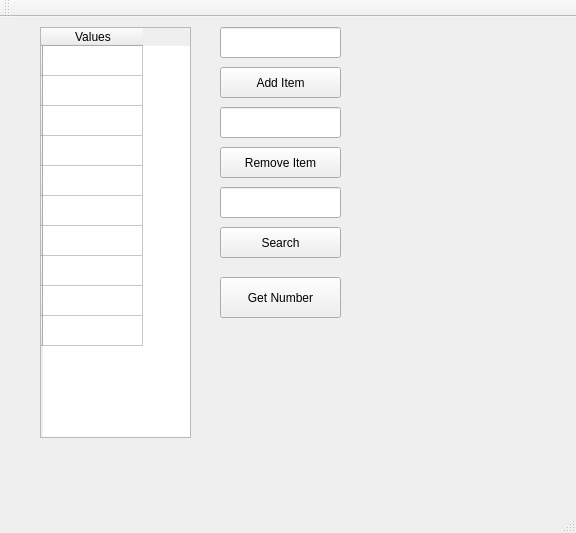
<?xml version="1.0" encoding="UTF-8"?>
<ui version="4.0">
 <class>Task2Class</class>
 <widget class="QMainWindow" name="Task2Class">
  <property name="geometry">
   <rect>
    <x>0</x>
    <y>0</y>
    <width>576</width>
    <height>533</height>
   </rect>
  </property>
  <property name="windowTitle">
   <string>Task2</string>
  </property>
  <widget class="QWidget" name="centralWidget">
   <widget class="QPushButton" name="addBtn">
    <property name="geometry">
     <rect>
      <x>220</x>
      <y>50</y>
      <width>121</width>
      <height>31</height>
     </rect>
    </property>
    <property name="text">
     <string>Add Item</string>
    </property>
   </widget>
   <widget class="QLineEdit" name="addLineEdit">
    <property name="geometry">
     <rect>
      <x>220</x>
      <y>10</y>
      <width>121</width>
      <height>31</height>
     </rect>
    </property>
   </widget>
   <widget class="QPushButton" name="searchBtn">
    <property name="geometry">
     <rect>
      <x>220</x>
      <y>210</y>
      <width>121</width>
      <height>31</height>
     </rect>
    </property>
    <property name="text">
     <string>Search</string>
    </property>
   </widget>
   <widget class="QLineEdit" name="searchLineEdit">
    <property name="geometry">
     <rect>
      <x>220</x>
      <y>170</y>
      <width>121</width>
      <height>31</height>
     </rect>
    </property>
   </widget>
   <widget class="QPushButton" name="removeBtn">
    <property name="geometry">
     <rect>
      <x>220</x>
      <y>130</y>
      <width>121</width>
      <height>31</height>
     </rect>
    </property>
    <property name="text">
     <string>Remove Item</string>
    </property>
   </widget>
   <widget class="QLineEdit" name="removeLineEdit">
    <property name="geometry">
     <rect>
      <x>220</x>
      <y>90</y>
      <width>121</width>
      <height>31</height>
     </rect>
    </property>
   </widget>
   <widget class="QTableWidget" name="tableWidget">
    <property name="geometry">
     <rect>
      <x>40</x>
      <y>10</y>
      <width>151</width>
      <height>411</height>
     </rect>
    </property>
    <row>
     <property name="text">
      <string/>
     </property>
    </row>
    <row>
     <property name="text">
      <string/>
     </property>
    </row>
    <row>
     <property name="text">
      <string/>
     </property>
    </row>
    <row>
     <property name="text">
      <string/>
     </property>
    </row>
    <row>
     <property name="text">
      <string/>
     </property>
    </row>
    <row>
     <property name="text">
      <string/>
     </property>
    </row>
    <row>
     <property name="text">
      <string/>
     </property>
    </row>
    <row>
     <property name="text">
      <string/>
     </property>
    </row>
    <row>
     <property name="text">
      <string/>
     </property>
    </row>
    <row>
     <property name="text">
      <string/>
     </property>
    </row>
    <column>
     <property name="text">
      <string>Values</string>
     </property>
    </column>
   </widget>
   <widget class="QPushButton" name="getNumberBtn">
    <property name="geometry">
     <rect>
      <x>220</x>
      <y>260</y>
      <width>121</width>
      <height>41</height>
     </rect>
    </property>
    <property name="text">
     <string>Get Number</string>
    </property>
   </widget>
  </widget>
  <widget class="QMenuBar" name="menuBar">
   <property name="geometry">
    <rect>
     <x>0</x>
     <y>0</y>
     <width>576</width>
     <height>26</height>
    </rect>
   </property>
  </widget>
  <widget class="QToolBar" name="mainToolBar">
   <attribute name="toolBarArea">
    <enum>TopToolBarArea</enum>
   </attribute>
   <attribute name="toolBarBreak">
    <bool>false</bool>
   </attribute>
  </widget>
  <widget class="QStatusBar" name="statusBar"/>
 </widget>
 <layoutdefault spacing="6" margin="11"/>
 <resources>
  <include location="Task2.qrc"/>
 </resources>
 <connections/>
</ui>
